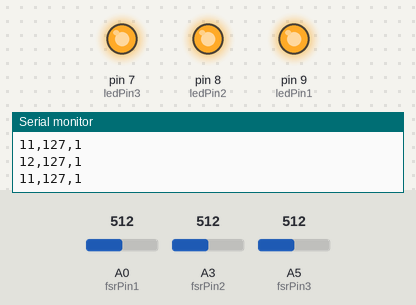
The sketch below on a simulated Arduino Uno, built with avr-gcc and run on an emulated ATmega328P. On the bench: output pins drawn as LEDs (lit = HIGH), the last lines printed to the serial monitor. Inputs (shaded band) come from the test bench; at power-on: A0 (fsrPin1) = 512, A3 (fsrPin2) = 512, A5 (fsrPin3) = 512.

Above: at 1.2 s.
1.3 s: A0 (fsrPin1) set to 63
2.8 s: A0 (fsrPin1) set to 54
At 3.1 s:
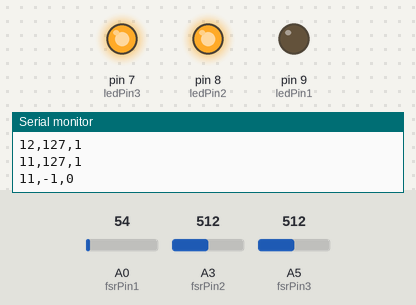
4.3 s: A3 (fsrPin2) set to 67
5.8 s: A3 (fsrPin2) set to 55
At 6.4 s:
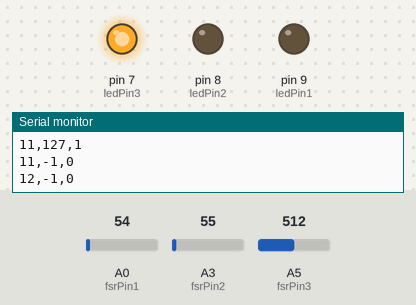
7.3 s: A5 (fsrPin3) set to 63
8.8 s: A5 (fsrPin3) set to 54
At 9.9 s:
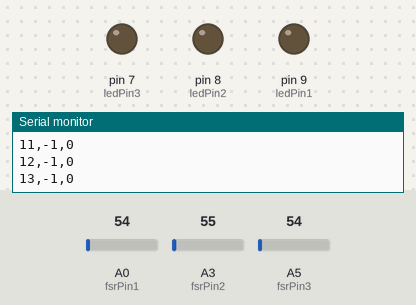
Timing chart, 0 to 11.3 s (numbered marks = the images above; inputs shaded):
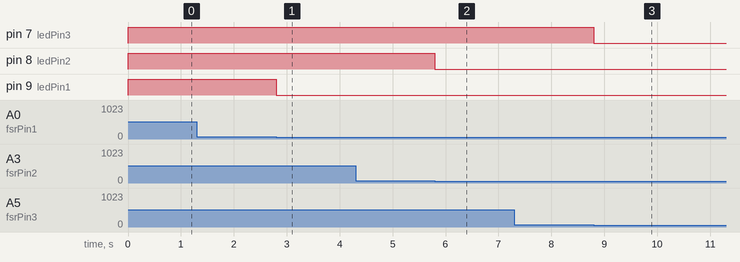

The sketch:

arduino_fsr3.ino
```cpp
const int fsrPin1 = A0;
const int fsrPin2 = A3;
const int fsrPin3 = A5;


const int ledPin1 = 9;
const int ledPin2 = 8;
const int ledPin3 = 7;

const int pressThreshold = 150;
const int releaseThreshold = 60;
const float alpha = 0.7;

float smoothedValue1 = 0;  // Corrected variable names for smoothing
float smoothedValue2 = 0;

bool isPressed1 = false;
bool isPressed2 = false;
bool isPressed3 = false;

void setup() {
  Serial.begin(9600);
  pinMode(ledPin1, OUTPUT);
  pinMode(ledPin2, OUTPUT);
  pinMode(ledPin3, OUTPUT);
}

void loop() {
  // int rawValue1 = analogRead(fsrPin1);  // Read raw FSR values
  // int rawValue2 = analogRead(fsrPin2);

  int smoothedValue1 = analogRead(fsrPin1);  // Read raw FSR values
  int smoothedValue2 = analogRead(fsrPin2);
  int smoothedValue3 = analogRead(fsrPin3);


  // // Apply low-pass filter smoothing
  // smoothedValue1 = alpha * rawValue1 + (1 - alpha) * smoothedValue1;
  // smoothedValue2 = alpha * rawValue2 + (1 - alpha) * smoothedValue2;

  // FSR1 Logic
  if (smoothedValue1 > pressThreshold && !isPressed1) {
    int velocity = constrain(round((smoothedValue1 - pressThreshold) * (127.0 / (400 - pressThreshold))), 0, 127);

    Serial.print("11,");
    Serial.print(velocity);
    Serial.println(",1");
    digitalWrite(ledPin1, HIGH);
    isPressed1 = true;
  } else if (smoothedValue1 < releaseThreshold && isPressed1) {
    Serial.println("11,-1,0");
    digitalWrite(ledPin1, LOW);
    isPressed1 = false;
  }

  // FSR2 Logic
  if (smoothedValue2 > pressThreshold && !isPressed2) {
    int velocity = constrain(round((smoothedValue2 - pressThreshold) * (127.0 / (400 - pressThreshold))), 0, 127);
    Serial.print("12,");
    Serial.print(velocity);
    Serial.println(",1");
    digitalWrite(ledPin2, HIGH);
    isPressed2 = true;
  } else if (smoothedValue2 < releaseThreshold && isPressed2) {
    Serial.println("12,-1,0");
    digitalWrite(ledPin2, LOW);
    isPressed2 = false;
  }

    // FSR1 Logic
  if (smoothedValue3 > pressThreshold && !isPressed3) {
    int velocity = constrain(round((smoothedValue3 - pressThreshold) * (127.0 / (400 - pressThreshold))), 0, 127);

    Serial.print("11,");
    Serial.print(velocity);
    Serial.println(",1");
    digitalWrite(ledPin3, HIGH);
    isPressed3 = true;
  } else if (smoothedValue3 < releaseThreshold && isPressed3) {
    Serial.println("13,-1,0");
    digitalWrite(ledPin3, LOW);
    isPressed3 = false;
  }

  delay(5);
}
```

Measured:
- the behaviour switches between 60 and 59 on A0 (fsrPin1) (found by bisection; images 0 and 1)
- the behaviour switches between 60 and 59 on A3 (fsrPin2) (found by bisection; images 1 and 2)
- the behaviour switches between 60 and 59 on A5 (fsrPin3) (found by bisection; images 2 and 3)
- after the input at 1.3 s, every drawn part: stays the same
- after the input at 2.8 s, pin 9 (ledPin1): HIGH → LOW at once
- after the input at 4.3 s, every drawn part: stays the same
- after the input at 5.8 s, pin 8 (ledPin2): HIGH → LOW at once
- after the input at 7.3 s, every drawn part: stays the same
- after the input at 8.8 s, pin 7 (ledPin3): HIGH → LOW at once
